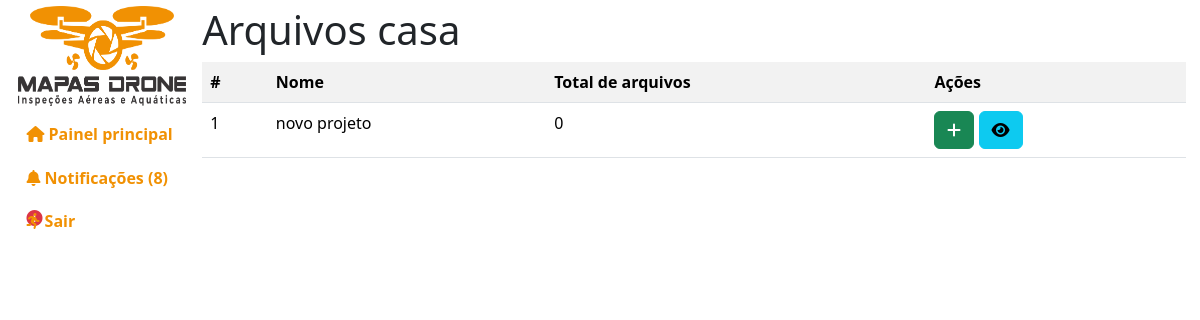
Before: /administracao/arquivos/casa/ (signed in) with the older database file.
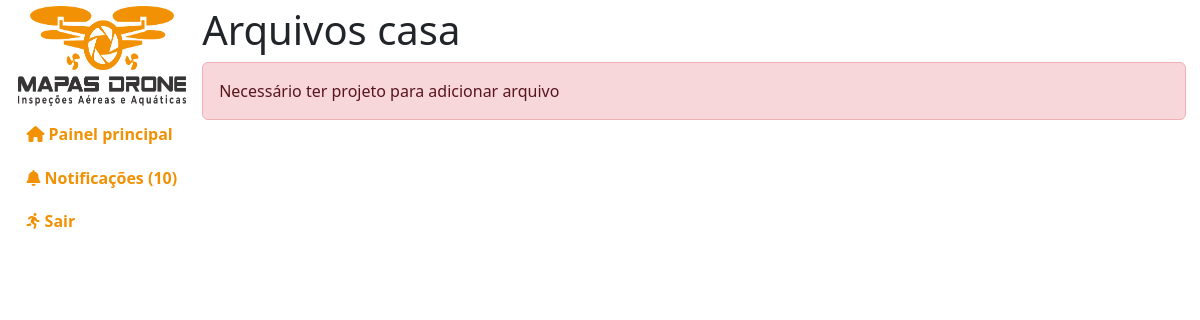
After: the same page with the newer database file.
### empresa/models.py (models this page shows, shortened)
class Projeto(models.Model):
    slug_do_projeto = models.CharField(max_length=255, default="", unique=True)
    nome_do_projeto = models.CharField(max_length=255, default="", unique=True)
    empresa = models.ForeignKey(Empresa, on_delete=models.CASCADE, default="")
    data_criado = models.DateTimeField(default=timezone.now)
    class Meta:
        db_table = "projeto"
        verbose_name = "Projeto"
        verbose_name_plural = "Projetos"
        ordering = ["-id"]

### administracao/views.py (the view)
# urls.py: path("arquivos/<str:slug_da_empresa>/", views.gerenciar_arquivos),
def gerenciar_arquivos(request, slug_da_empresa):
    if request.user.is_authenticated:
        notificacoes = pega_notificacoes()
        projetos = Projeto.objects.filter(
            empresa=Empresa.objects.get(slug_da_empresa=slug_da_empresa).id)
        arquivos = Arquivo.objects.all().order_by("-id")
        context = {"slug_da_empresa": slug_da_empresa, "projetos": projetos,
                   "arquivos": arquivos, "notificacoes": notificacoes, "aviso": aviso()}
        return render(request, "administracao/public/gerenciar-arquivos.html", context)
    info(request, msg="Você não tem permissão para acessar essa página!")
    return redirect("/")

### administracao/views.py (called while the page is built)
def pega_notificacoes(ordem="last"):
    notificacoes = Notificacoes.objects.all()
    return notificacoes

def aviso():
    nl = 0
    aviso = False
    for n in pega_notificacoes():
        if not n.visto:
            nl += 1
    if nl > 0:
        aviso = True
    return aviso

### templates/administracao/public/gerenciar-arquivos.html (shortened to what this page needs)
{% extends 'base.html' %}
{% load static %}
{% load django_bootstrap5 %}
{% block css %}
<link rel="stylesheet" href="{% static 'index/css/administracao.css' %}">
{% endblock %}
{% block ld %}
    <h1>Arquivos {{slug_da_empresa}}</h1>
    {% if projetos %}
        <table class="table table-striped">
            <tr>
                <th>#</th>
                <th>Nome</th>
                <th>Total de arquivos</th>
                <th>A&ccedil;&otilde;es</th>
            </tr>
        {% for projeto in projetos %}
            <tr>
                <td>{{projeto.id}}</td>
                <td>{{projeto.nome_do_projeto}}</td>
                <td>{{arquivos|length}}</td>
                <td>
                    <a href="{{projeto.slug_do_projeto}}/novo/" class="btn btn-success" data-placement="top" title="Adicionar Arquivo">
                        <i class="fa-solid fa-plus"></i>
                    </a>
                    <a href="{{projeto.slug_do_projeto}}/ver/" class="btn btn-info" data-placement="top" title="Visualizar Arquivos">
                        <i class="fa-solid fa-eye"></i>
                    </a>
                </td>
            </tr>
        {% endfor %}
        </table>
    {% else %}
        <div class="alert alert-danger">Necess&aacute;rio ter projeto para adicionar arquivo</div>
    {% endif %}
{% endblock %}

Changed rows visible on the page:
removed Projeto: id "1", nome_do_projeto "novo projeto", arquivos "0"
Other visible differences:
{{ notificacoes|length }}: "8" → "10"
text no longer shown: "# Nome Total de arquivos Ações"
text now shown: "Necessário ter projeto para adicionar arquivo"
